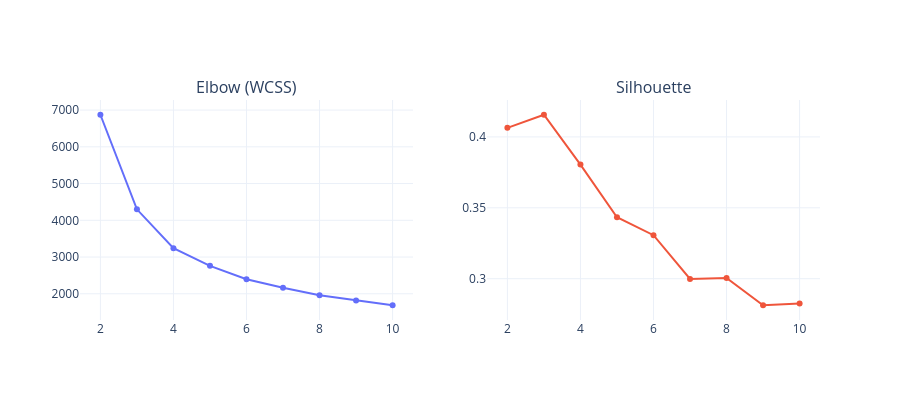

Write notebook code for a chart like this one.
### Markdown cell above
## 5. Choosing k — Elbow + Silhouette

### Code cell
wcss = elbow_method(X_scaled)
sil = silhouette_analysis(X_scaled)

fig = make_subplots(rows=1, cols=2, subplot_titles=["Elbow (WCSS)", "Silhouette"])
fig.add_trace(go.Scatter(x=list(wcss.keys()), y=list(wcss.values()), mode="lines+markers", name="WCSS"), row=1, col=1)
fig.add_trace(go.Scatter(x=list(sil.keys()), y=list(sil.values()), mode="lines+markers", name="Silhouette"), row=1, col=2)
fig.update_layout(template="plotly_white", height=400, showlegend=False)
fig.show()

print("WCSS:", {k: round(v, 1) for k, v in wcss.items()})
print("Silhouette:", {k: round(v, 3) for k, v in sil.items()})

### Figure 1 — Plotly figure (JSON) as saved in the notebook; plotly's stock layout.template omitted (floating-point values rounded to 4 significant figures)
{"data": [{"mode": "lines+markers", "name": "WCSS", "type": "scatter", "x": [2, 3, 4, 5, 6, 7, 8, 9, 10], "xaxis": "x", "y": [6873.0, 4299.0, 3242.0, 2761.0, 2397.0, 2167.0, 1961.0, 1819.0, 1688.0], "yaxis": "y"}, {"mode": "lines+markers", "name": "Silhouette", "type": "scatter", "x": [2, 3, 4, 5, 6, 7, 8, 9, 10], "xaxis": "x2", "y": [0.4064, 0.4156, 0.3805, 0.3433, 0.3307, 0.2998, 0.3005, 0.2813, 0.2825], "yaxis": "y2"}], "layout": {"annotations": [{"font": {"size": 16}, "showarrow": false, "text": "Elbow (WCSS)", "x": 0.225, "xanchor": "center", "xref": "paper", "y": 1, "yanchor": "bottom", "yref": "paper"}, {"font": {"size": 16}, "showarrow": false, "text": "Silhouette", "x": 0.775, "xanchor": "center", "xref": "paper", "y": 1, "yanchor": "bottom", "yref": "paper"}], "height": 400, "showlegend": false, "xaxis": {"anchor": "y", "domain": [0, 0.45]}, "xaxis2": {"anchor": "y2", "domain": [0.55, 1]}, "yaxis": {"anchor": "x", "domain": [0, 1]}, "yaxis2": {"anchor": "x2", "domain": [0, 1]}}}
